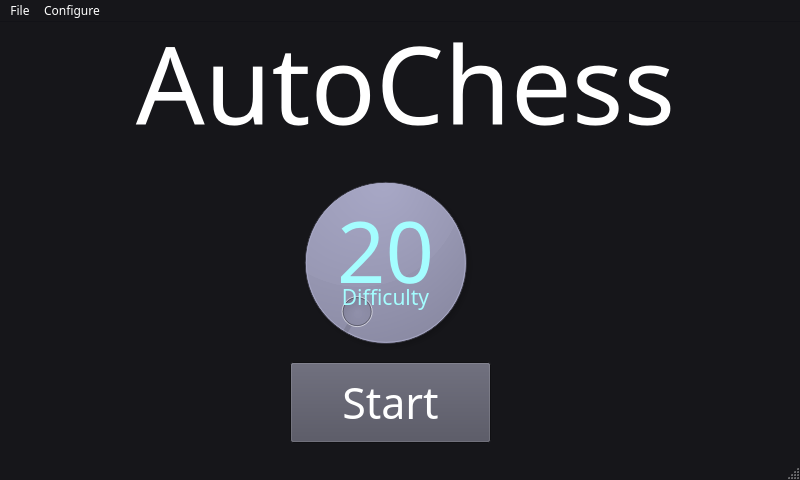
<?xml version="1.0" encoding="UTF-8"?>
<ui version="4.0">
 <class>MainWindow</class>
 <widget class="QMainWindow" name="MainWindow">
  <property name="geometry">
   <rect>
    <x>0</x>
    <y>0</y>
    <width>800</width>
    <height>480</height>
   </rect>
  </property>
  <property name="minimumSize">
   <size>
    <width>640</width>
    <height>480</height>
   </size>
  </property>
  <property name="maximumSize">
   <size>
    <width>800</width>
    <height>600</height>
   </size>
  </property>
  <property name="baseSize">
   <size>
    <width>800</width>
    <height>600</height>
   </size>
  </property>
  <property name="palette">
   <palette>
    <active>
     <colorrole role="WindowText">
      <brush brushstyle="SolidPattern">
       <color alpha="255">
        <red>255</red>
        <green>255</green>
        <blue>255</blue>
       </color>
      </brush>
     </colorrole>
     <colorrole role="Button">
      <brush brushstyle="SolidPattern">
       <color alpha="255">
        <red>78</red>
        <green>78</green>
        <blue>92</blue>
       </color>
      </brush>
     </colorrole>
     <colorrole role="Light">
      <brush brushstyle="SolidPattern">
       <color alpha="255">
        <red>181</red>
        <green>181</green>
        <blue>214</blue>
       </color>
      </brush>
     </colorrole>
     <colorrole role="Midlight">
      <brush brushstyle="SolidPattern">
       <color alpha="255">
        <red>170</red>
        <green>170</green>
        <blue>202</blue>
       </color>
      </brush>
     </colorrole>
     <colorrole role="Dark">
      <brush brushstyle="SolidPattern">
       <color alpha="255">
        <red>11</red>
        <green>11</green>
        <blue>13</blue>
       </color>
      </brush>
     </colorrole>
     <colorrole role="Mid">
      <brush brushstyle="SolidPattern">
       <color alpha="255">
        <red>15</red>
        <green>15</green>
        <blue>17</blue>
       </color>
      </brush>
     </colorrole>
     <colorrole role="Text">
      <brush brushstyle="SolidPattern">
       <color alpha="255">
        <red>255</red>
        <green>255</green>
        <blue>255</blue>
       </color>
      </brush>
     </colorrole>
     <colorrole role="BrightText">
      <brush brushstyle="SolidPattern">
       <color alpha="255">
        <red>255</red>
        <green>255</green>
        <blue>255</blue>
       </color>
      </brush>
     </colorrole>
     <colorrole role="ButtonText">
      <brush brushstyle="SolidPattern">
       <color alpha="255">
        <red>255</red>
        <green>255</green>
        <blue>255</blue>
       </color>
      </brush>
     </colorrole>
     <colorrole role="Base">
      <brush brushstyle="SolidPattern">
       <color alpha="255">
        <red>0</red>
        <green>0</green>
        <blue>0</blue>
       </color>
      </brush>
     </colorrole>
     <colorrole role="Window">
      <brush brushstyle="SolidPattern">
       <color alpha="255">
        <red>22</red>
        <green>22</green>
        <blue>26</blue>
       </color>
      </brush>
     </colorrole>
     <colorrole role="Shadow">
      <brush brushstyle="SolidPattern">
       <color alpha="255">
        <red>0</red>
        <green>0</green>
        <blue>0</blue>
       </color>
      </brush>
     </colorrole>
     <colorrole role="Highlight">
      <brush brushstyle="SolidPattern">
       <color alpha="255">
        <red>24</red>
        <green>155</green>
        <blue>255</blue>
       </color>
      </brush>
     </colorrole>
     <colorrole role="Link">
      <brush brushstyle="SolidPattern">
       <color alpha="255">
        <red>255</red>
        <green>255</green>
        <blue>255</blue>
       </color>
      </brush>
     </colorrole>
     <colorrole role="AlternateBase">
      <brush brushstyle="SolidPattern">
       <color alpha="255">
        <red>11</red>
        <green>11</green>
        <blue>13</blue>
       </color>
      </brush>
     </colorrole>
     <colorrole role="ToolTipBase">
      <brush brushstyle="SolidPattern">
       <color alpha="255">
        <red>255</red>
        <green>255</green>
        <blue>220</blue>
       </color>
      </brush>
     </colorrole>
     <colorrole role="ToolTipText">
      <brush brushstyle="SolidPattern">
       <color alpha="255">
        <red>0</red>
        <green>0</green>
        <blue>0</blue>
       </color>
      </brush>
     </colorrole>
     <colorrole role="PlaceholderText">
      <brush brushstyle="SolidPattern">
       <color alpha="128">
        <red>255</red>
        <green>255</green>
        <blue>255</blue>
       </color>
      </brush>
     </colorrole>
    </active>
    <inactive>
     <colorrole role="WindowText">
      <brush brushstyle="SolidPattern">
       <color alpha="255">
        <red>255</red>
        <green>255</green>
        <blue>255</blue>
       </color>
      </brush>
     </colorrole>
     <colorrole role="Button">
      <brush brushstyle="SolidPattern">
       <color alpha="255">
        <red>78</red>
        <green>78</green>
        <blue>92</blue>
       </color>
      </brush>
     </colorrole>
     <colorrole role="Light">
      <brush brushstyle="SolidPattern">
       <color alpha="255">
        <red>181</red>
        <green>181</green>
        <blue>214</blue>
       </color>
      </brush>
     </colorrole>
     <colorrole role="Midlight">
      <brush brushstyle="SolidPattern">
       <color alpha="255">
        <red>170</red>
        <green>170</green>
        <blue>202</blue>
       </color>
      </brush>
     </colorrole>
     <colorrole role="Dark">
      <brush brushstyle="SolidPattern">
       <color alpha="255">
        <red>11</red>
        <green>11</green>
        <blue>13</blue>
       </color>
      </brush>
     </colorrole>
     <colorrole role="Mid">
      <brush brushstyle="SolidPattern">
       <color alpha="255">
        <red>15</red>
        <green>15</green>
        <blue>17</blue>
       </color>
      </brush>
     </colorrole>
     <colorrole role="Text">
      <brush brushstyle="SolidPattern">
       <color alpha="255">
        <red>255</red>
        <green>255</green>
        <blue>255</blue>
       </color>
      </brush>
     </colorrole>
     <colorrole role="BrightText">
      <brush brushstyle="SolidPattern">
       <color alpha="255">
        <red>255</red>
        <green>255</green>
        <blue>255</blue>
       </color>
      </brush>
     </colorrole>
     <colorrole role="ButtonText">
      <brush brushstyle="SolidPattern">
       <color alpha="255">
        <red>255</red>
        <green>255</green>
        <blue>255</blue>
       </color>
      </brush>
     </colorrole>
     <colorrole role="Base">
      <brush brushstyle="SolidPattern">
       <color alpha="255">
        <red>0</red>
        <green>0</green>
        <blue>0</blue>
       </color>
      </brush>
     </colorrole>
     <colorrole role="Window">
      <brush brushstyle="SolidPattern">
       <color alpha="255">
        <red>22</red>
        <green>22</green>
        <blue>26</blue>
       </color>
      </brush>
     </colorrole>
     <colorrole role="Shadow">
      <brush brushstyle="SolidPattern">
       <color alpha="255">
        <red>0</red>
        <green>0</green>
        <blue>0</blue>
       </color>
      </brush>
     </colorrole>
     <colorrole role="Highlight">
      <brush brushstyle="SolidPattern">
       <color alpha="255">
        <red>24</red>
        <green>155</green>
        <blue>255</blue>
       </color>
      </brush>
     </colorrole>
     <colorrole role="Link">
      <brush brushstyle="SolidPattern">
       <color alpha="255">
        <red>255</red>
        <green>255</green>
        <blue>255</blue>
       </color>
      </brush>
     </colorrole>
     <colorrole role="AlternateBase">
      <brush brushstyle="SolidPattern">
       <color alpha="255">
        <red>11</red>
        <green>11</green>
        <blue>13</blue>
       </color>
      </brush>
     </colorrole>
     <colorrole role="ToolTipBase">
      <brush brushstyle="SolidPattern">
       <color alpha="255">
        <red>255</red>
        <green>255</green>
        <blue>220</blue>
       </color>
      </brush>
     </colorrole>
     <colorrole role="ToolTipText">
      <brush brushstyle="SolidPattern">
       <color alpha="255">
        <red>0</red>
        <green>0</green>
        <blue>0</blue>
       </color>
      </brush>
     </colorrole>
     <colorrole role="PlaceholderText">
      <brush brushstyle="SolidPattern">
       <color alpha="128">
        <red>255</red>
        <green>255</green>
        <blue>255</blue>
       </color>
      </brush>
     </colorrole>
    </inactive>
    <disabled>
     <colorrole role="WindowText">
      <brush brushstyle="SolidPattern">
       <color alpha="255">
        <red>11</red>
        <green>11</green>
        <blue>13</blue>
       </color>
      </brush>
     </colorrole>
     <colorrole role="Button">
      <brush brushstyle="SolidPattern">
       <color alpha="255">
        <red>78</red>
        <green>78</green>
        <blue>92</blue>
       </color>
      </brush>
     </colorrole>
     <colorrole role="Light">
      <brush brushstyle="SolidPattern">
       <color alpha="255">
        <red>181</red>
        <green>181</green>
        <blue>214</blue>
       </color>
      </brush>
     </colorrole>
     <colorrole role="Midlight">
      <brush brushstyle="SolidPattern">
       <color alpha="255">
        <red>170</red>
        <green>170</green>
        <blue>202</blue>
       </color>
      </brush>
     </colorrole>
     <colorrole role="Dark">
      <brush brushstyle="SolidPattern">
       <color alpha="255">
        <red>11</red>
        <green>11</green>
        <blue>13</blue>
       </color>
      </brush>
     </colorrole>
     <colorrole role="Mid">
      <brush brushstyle="SolidPattern">
       <color alpha="255">
        <red>15</red>
        <green>15</green>
        <blue>17</blue>
       </color>
      </brush>
     </colorrole>
     <colorrole role="Text">
      <brush brushstyle="SolidPattern">
       <color alpha="255">
        <red>11</red>
        <green>11</green>
        <blue>13</blue>
       </color>
      </brush>
     </colorrole>
     <colorrole role="BrightText">
      <brush brushstyle="SolidPattern">
       <color alpha="255">
        <red>255</red>
        <green>255</green>
        <blue>255</blue>
       </color>
      </brush>
     </colorrole>
     <colorrole role="ButtonText">
      <brush brushstyle="SolidPattern">
       <color alpha="255">
        <red>11</red>
        <green>11</green>
        <blue>13</blue>
       </color>
      </brush>
     </colorrole>
     <colorrole role="Base">
      <brush brushstyle="SolidPattern">
       <color alpha="255">
        <red>22</red>
        <green>22</green>
        <blue>26</blue>
       </color>
      </brush>
     </colorrole>
     <colorrole role="Window">
      <brush brushstyle="SolidPattern">
       <color alpha="255">
        <red>22</red>
        <green>22</green>
        <blue>26</blue>
       </color>
      </brush>
     </colorrole>
     <colorrole role="Shadow">
      <brush brushstyle="SolidPattern">
       <color alpha="255">
        <red>177</red>
        <green>177</green>
        <blue>177</blue>
       </color>
      </brush>
     </colorrole>
     <colorrole role="Highlight">
      <brush brushstyle="SolidPattern">
       <color alpha="255">
        <red>32</red>
        <green>39</green>
        <blue>51</blue>
       </color>
      </brush>
     </colorrole>
     <colorrole role="Link">
      <brush brushstyle="SolidPattern">
       <color alpha="255">
        <red>255</red>
        <green>255</green>
        <blue>255</blue>
       </color>
      </brush>
     </colorrole>
     <colorrole role="AlternateBase">
      <brush brushstyle="SolidPattern">
       <color alpha="255">
        <red>22</red>
        <green>22</green>
        <blue>26</blue>
       </color>
      </brush>
     </colorrole>
     <colorrole role="ToolTipBase">
      <brush brushstyle="SolidPattern">
       <color alpha="255">
        <red>255</red>
        <green>255</green>
        <blue>220</blue>
       </color>
      </brush>
     </colorrole>
     <colorrole role="ToolTipText">
      <brush brushstyle="SolidPattern">
       <color alpha="255">
        <red>0</red>
        <green>0</green>
        <blue>0</blue>
       </color>
      </brush>
     </colorrole>
     <colorrole role="PlaceholderText">
      <brush brushstyle="SolidPattern">
       <color alpha="128">
        <red>255</red>
        <green>255</green>
        <blue>255</blue>
       </color>
      </brush>
     </colorrole>
    </disabled>
   </palette>
  </property>
  <property name="font">
   <font>
    <family>Nunito Sans ExtraLight</family>
    <weight>50</weight>
    <bold>false</bold>
   </font>
  </property>
  <property name="mouseTracking">
   <bool>false</bool>
  </property>
  <property name="windowTitle">
   <string>MainWindow</string>
  </property>
  <property name="windowOpacity">
   <double>1.000000000000000</double>
  </property>
  <property name="autoFillBackground">
   <bool>true</bool>
  </property>
  <property name="animated">
   <bool>true</bool>
  </property>
  <widget class="QWidget" name="centralwidget">
   <widget class="QLabel" name="label">
    <property name="geometry">
     <rect>
      <x>0</x>
      <y>-20</y>
      <width>811</width>
      <height>161</height>
     </rect>
    </property>
    <property name="font">
     <font>
      <family>Nunito Sans ExtraLight</family>
      <pointsize>81</pointsize>
      <weight>50</weight>
      <bold>false</bold>
      <strikeout>false</strikeout>
      <stylestrategy>PreferAntialias</stylestrategy>
      <kerning>true</kerning>
     </font>
    </property>
    <property name="text">
     <string>AutoChess</string>
    </property>
    <property name="alignment">
     <set>Qt::AlignCenter</set>
    </property>
   </widget>
   <widget class="QLabel" name="label_2">
    <property name="geometry">
     <rect>
      <x>330</x>
      <y>170</y>
      <width>111</width>
      <height>101</height>
     </rect>
    </property>
    <property name="font">
     <font>
      <family>Nunito Sans ExtraLight</family>
      <pointsize>64</pointsize>
      <weight>50</weight>
      <bold>false</bold>
      <strikeout>false</strikeout>
      <stylestrategy>PreferAntialias</stylestrategy>
      <kerning>true</kerning>
     </font>
    </property>
    <property name="text">
     <string>&lt;html&gt;&lt;head/&gt;&lt;body&gt;&lt;p&gt;&lt;span style=&quot; color:#a4fdff;&quot;&gt;20&lt;/span&gt;&lt;/p&gt;&lt;/body&gt;&lt;/html&gt;</string>
    </property>
    <property name="alignment">
     <set>Qt::AlignCenter</set>
    </property>
   </widget>
   <widget class="QPushButton" name="pushButton">
    <property name="geometry">
     <rect>
      <x>260</x>
      <y>450</y>
      <width>250</width>
      <height>85</height>
     </rect>
    </property>
    <property name="font">
     <font>
      <family>Nunito Sans ExtraLight</family>
      <pointsize>35</pointsize>
      <weight>50</weight>
      <bold>false</bold>
     </font>
    </property>
    <property name="text">
     <string>Start</string>
    </property>
   </widget>
   <widget class="QLabel" name="label_3">
    <property name="geometry">
     <rect>
      <x>330</x>
      <y>260</y>
      <width>111</width>
      <height>31</height>
     </rect>
    </property>
    <property name="font">
     <font>
      <family>Nunito Sans ExtraLight</family>
      <pointsize>16</pointsize>
      <weight>50</weight>
      <bold>false</bold>
      <strikeout>false</strikeout>
      <stylestrategy>PreferAntialias</stylestrategy>
      <kerning>true</kerning>
     </font>
    </property>
    <property name="text">
     <string>&lt;html&gt;&lt;head/&gt;&lt;body&gt;&lt;p&gt;&lt;span style=&quot; color:#a4fdff;&quot;&gt;Difficulty&lt;/span&gt;&lt;/p&gt;&lt;/body&gt;&lt;/html&gt;</string>
    </property>
    <property name="alignment">
     <set>Qt::AlignCenter</set>
    </property>
   </widget>
   <widget class="QPushButton" name="pushButton_2">
    <property name="geometry">
     <rect>
      <x>290</x>
      <y>340</y>
      <width>201</width>
      <height>81</height>
     </rect>
    </property>
    <property name="font">
     <font>
      <family>Nunito Sans ExtraLight</family>
      <pointsize>32</pointsize>
      <weight>50</weight>
      <bold>false</bold>
     </font>
    </property>
    <property name="text">
     <string>Start</string>
    </property>
   </widget>
   <widget class="QDial" name="dial">
    <property name="geometry">
     <rect>
      <x>250</x>
      <y>140</y>
      <width>271</width>
      <height>201</height>
     </rect>
    </property>
   </widget>
   <zorder>dial</zorder>
   <zorder>label</zorder>
   <zorder>label_2</zorder>
   <zorder>pushButton</zorder>
   <zorder>label_3</zorder>
   <zorder>pushButton_2</zorder>
  </widget>
  <widget class="QMenuBar" name="menubar">
   <property name="geometry">
    <rect>
     <x>0</x>
     <y>0</y>
     <width>800</width>
     <height>31</height>
    </rect>
   </property>
   <widget class="QMenu" name="menuFile">
    <property name="title">
     <string>File</string>
    </property>
    <addaction name="actionNew_Match"/>
    <addaction name="actionAbout_2"/>
    <addaction name="separator"/>
    <addaction name="actionExit"/>
   </widget>
   <widget class="QMenu" name="menuConfigure">
    <property name="title">
     <string>Configure</string>
    </property>
    <addaction name="actionCaliberate"/>
    <addaction name="actionSettings_2"/>
   </widget>
   <addaction name="menuFile"/>
   <addaction name="menuConfigure"/>
  </widget>
  <widget class="QStatusBar" name="statusbar"/>
  <action name="actionAbout">
   <property name="text">
    <string>About</string>
   </property>
  </action>
  <action name="actionSettings">
   <property name="text">
    <string>Settings</string>
   </property>
  </action>
  <action name="actionQuit">
   <property name="text">
    <string>Quit</string>
   </property>
  </action>
  <action name="actionNew_Match">
   <property name="text">
    <string>New Match</string>
   </property>
  </action>
  <action name="actionExit">
   <property name="text">
    <string>Exit</string>
   </property>
  </action>
  <action name="actionCaliberate">
   <property name="text">
    <string>Caliberate</string>
   </property>
  </action>
  <action name="actionSettings_2">
   <property name="text">
    <string>Settings</string>
   </property>
  </action>
  <action name="actionAbout_2">
   <property name="text">
    <string>About</string>
   </property>
  </action>
 </widget>
 <resources/>
 <connections/>
</ui>
